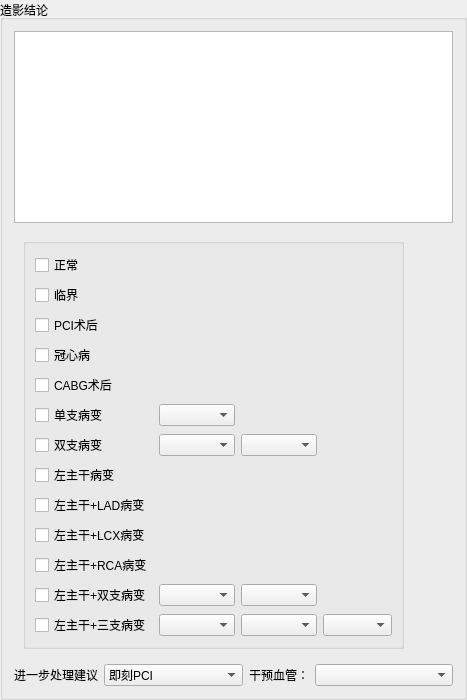
        <widget class="QGroupBox" name="groupBox">
         <property name="title">
          <string>造影结论</string>
         </property>
         <layout class="QVBoxLayout" name="verticalLayout_8">
          <item>
           <widget class="QTextEdit" name="m_txtZYJL"/>
          </item>
          <item>
           <widget class="QWidget" name="GW_Conclusion" native="true">
            <layout class="QGridLayout" name="gridLayout">
             <item row="0" column="0">
              <widget class="QGroupBox" name="groupBox_11">
               <property name="title">
                <string/>
               </property>
               <layout class="QGridLayout" name="gridLayout_4">
                <item row="8" column="0">
                 <widget class="QCheckBox" name="m_ckbZYMJL_LeftLAD">
                  <property name="text">
                   <string>左主干+LAD病变</string>
                  </property>
                 </widget>
                </item>
                <item row="7" column="0">
                 <widget class="QCheckBox" name="m_ckbZYMJL_ZZG">
                  <property name="text">
                   <string>左主干病变</string>
                  </property>
                 </widget>
                </item>
                <item row="12" column="1">
                 <widget class="QComboBox" name="m_cmbLeftThreefirst">
                  <item>
                   <property name="text">
                    <string/>
                   </property>
                  </item>
                  <item>
                   <property name="text">
                    <string>RCA</string>
                   </property>
                  </item>
                  <item>
                   <property name="text">
                    <string>AM1</string>
                   </property>
                  </item>
                  <item>
                   <property name="text">
                    <string>AM2</string>
                   </property>
                  </item>
                  <item>
                   <property name="text">
                    <string>RPDA</string>
                   </property>
                  </item>
                  <item>
                   <property name="text">
                    <string>RPLS</string>
                   </property>
                  </item>
                  <item>
                   <property name="text">
                    <string>LM</string>
                   </property>
                  </item>
                  <item>
                   <property name="text">
                    <string>LAD</string>
                   </property>
                  </item>
                  <item>
                   <property name="text">
                    <string>D1</string>
                   </property>
                  </item>
                  <item>
                   <property name="text">
                    <string>D2</string>
                   </property>
                  </item>
                  <item>
                   <property name="text">
                    <string>LCX</string>
                   </property>
                  </item>
                  <item>
                   <property name="text">
                    <string>LMD</string>
                   </property>
                  </item>
                  <item>
                   <property name="text">
                    <string>S1</string>
                   </property>
                  </item>
                  <item>
                   <property name="text">
                    <string>PL</string>
                   </property>
                  </item>
                  <item>
                   <property name="text">
                    <string>LPDA</string>
                   </property>
                  </item>
                  <item>
                   <property name="text">
                    <string>LPLS</string>
                   </property>
                  </item>
                  <item>
                   <property name="text">
                    <string>Ramous</string>
                   </property>
                  </item>
                 </widget>
                </item>
                <item row="12" column="4">
                 <widget class="QComboBox" name="m_cmbLeftThreeThird">
                  <item>
                   <property name="text">
                    <string/>
                   </property>
                  </item>
                  <item>
                   <property name="text">
                    <string>RCA</string>
                   </property>
                  </item>
                  <item>
                   <property name="text">
                    <string>AM1</string>
                   </property>
                  </item>
                  <item>
                   <property name="text">
                    <string>AM2</string>
                   </property>
                  </item>
                  <item>
                   <property name="text">
                    <string>RPDA</string>
                   </property>
                  </item>
                  <item>
                   <property name="text">
                    <string>RPLS</string>
                   </property>
                  </item>
                  <item>
                   <property name="text">
                    <string>LM</string>
                   </property>
                  </item>
                  <item>
                   <property name="text">
                    <string>LAD</string>
                   </property>
                  </item>
                  <item>
                   <property name="text">
                    <string>D1</string>
                   </property>
                  </item>
                  <item>
                   <property name="text">
                    <string>D2</string>
                   </property>
                  </item>
                  <item>
                   <property name="text">
                    <string>LCX</string>
                   </property>
                  </item>
                  <item>
                   <property name="text">
                    <string>LMD</string>
                   </property>
                  </item>
                  <item>
                   <property name="text">
                    <string>S1</string>
                   </property>
                  </item>
                  <item>
                   <property name="text">
                    <string>PL</string>
                   </property>
                  </item>
                  <item>
                   <property name="text">
                    <string>LPDA</string>
                   </property>
                  </item>
                  <item>
                   <property name="text">
                    <string>LPLS</string>
                   </property>
                  </item>
                  <item>
                   <property name="text">
                    <string>Ramus</string>
                   </property>
                  </item>
                 </widget>
                </item>
                <item row="10" column="0">
                 <widget class="QCheckBox" name="m_ckbZYMJL_LeftRCA">
                  <property name="text">
                   <string>左主干+RCA病变</string>
                  </property>
                 </widget>
                </item>
                <item row="3" column="0">
                 <widget class="QCheckBox" name="m_ckbZYMJL_GXB">
                  <property name="text">
                   <string>冠心病</string>
                  </property>
                 </widget>
                </item>
                <item row="4" column="0">
                 <widget class="QCheckBox" name="m_ckbZYMJL_CABG">
                  <property name="text">
                   <string>CABG术后</string>
                  </property>
                 </widget>
                </item>
                <item row="9" column="0">
                 <widget class="QCheckBox" name="m_ckbZYMJL_LeftLCX">
                  <property name="text">
                   <string>左主干+LCX病变</string>
                  </property>
                 </widget>
                </item>
                <item row="11" column="1">
                 <widget class="QComboBox" name="m_cmbLeftDoubleFirst">
                  <item>
                   <property name="text">
                    <string/>
                   </property>
                  </item>
                  <item>
                   <property name="text">
                    <string>RCA</string>
                   </property>
                  </item>
                  <item>
                   <property name="text">
                    <string>AM1</string>
                   </property>
                  </item>
                  <item>
                   <property name="text">
                    <string>AM2</string>
                   </property>
                  </item>
                  <item>
                   <property name="text">
                    <string>RPDA</string>
                   </property>
                  </item>
                  <item>
                   <property name="text">
                    <string>RPLS</string>
                   </property>
                  </item>
                  <item>
                   <property name="text">
                    <string>LM</string>
                   </property>
                  </item>
                  <item>
                   <property name="text">
                    <string>LAD</string>
                   </property>
                  </item>
                  <item>
                   <property name="text">
                    <string>D1</string>
                   </property>
                  </item>
                  <item>
                   <property name="text">
                    <string>D2</string>
                   </property>
                  </item>
                  <item>
                   <property name="text">
                    <string>LCX</string>
                   </property>
                  </item>
                  <item>
                   <property name="text">
                    <string>LMD</string>
                   </property>
                  </item>
                  <item>
                   <property name="text">
                    <string>S1</string>
                   </property>
                  </item>
                  <item>
                   <property name="text">
                    <string>PL</string>
                   </property>
                  </item>
                  <item>
                   <property name="text">
                    <string>LPDA</string>
                   </property>
                  </item>
                  <item>
                   <property name="text">
                    <string>LPLS</string>
                   </property>
                  </item>
                  <item>
                   <property name="text">
                    <string>Ramus</string>
                   </property>
                  </item>
                 </widget>
                </item>
                <item row="5" column="1">
                 <widget class="QComboBox" name="m_cmbDZBB">
                  <property name="duplicatesEnabled">
                   <bool>false</bool>
                  </property>
                  <item>
                   <property name="text">
                    <string/>
                   </property>
                  </item>
                  <item>
                   <property name="text">
                    <string>RCA</string>
                   </property>
                  </item>
                  <item>
                   <property name="text">
                    <string>AM1</string>
                   </property>
                  </item>
                  <item>
                   <property name="text">
                    <string>AM2</string>
                   </property>
                  </item>
                  <item>
                   <property name="text">
                    <string>RPDA</string>
                   </property>
                  </item>
                  <item>
                   <property name="text">
                    <string>RPLS</string>
                   </property>
                  </item>
                  <item>
                   <property name="text">
                    <string>LM</string>
                   </property>
                  </item>
                  <item>
                   <property name="text">
                    <string>LAD</string>
                   </property>
                  </item>
                  <item>
                   <property name="text">
                    <string>D1</string>
                   </property>
                  </item>
                  <item>
                   <property name="text">
                    <string>D2</string>
                   </property>
                  </item>
                  <item>
                   <property name="text">
                    <string>LCX</string>
                   </property>
                  </item>
                  <item>
                   <property name="text">
                    <string>LMD</string>
                   </property>
                  </item>
                  <item>
                   <property name="text">
                    <string>S1</string>
                   </property>
                  </item>
                  <item>
                   <property name="text">
                    <string>PL</string>
                   </property>
                  </item>
                  <item>
                   <property name="text">
                    <string>LPDA</string>
                   </property>
                  </item>
                  <item>
                   <property name="text">
                    <string>LPLS</string>
                   </property>
                  </item>
                  <item>
                   <property name="text">
                    <string>Ramus</string>
                   </property>
                  </item>
                 </widget>
                </item>
                <item row="1" column="0">
                 <widget class="QCheckBox" name="m_ckbZYJL_LJ">
                  <property name="text">
                   <string>临界</string>
                  </property>
                 </widget>
                </item>
                <item row="6" column="0">
                 <widget class="QCheckBox" name="m_ckbZYMJL_SZBB">
                  <property name="text">
                   <string>双支病变</string>
                  </property>
                 </widget>
                </item>
                <item row="11" column="0">
                 <widget class="QCheckBox" name="m_ckbZYMJL_LeftDouble">
                  <property name="text">
                   <string>左主干+双支病变</string>
                  </property>
                 </widget>
                </item>
                <item row="12" column="0">
                 <widget class="QCheckBox" name="m_ckbZYMJL_LeftThree">
                  <property name="text">
                   <string>左主干+三支病变</string>
                  </property>
                 </widget>
                </item>
                <item row="0" column="0">
                 <widget class="QCheckBox" name="m_ckbZYJL_ZC">
                  <property name="text">
                   <string>正常</string>
                  </property>
                 </widget>
                </item>
                <item row="2" column="0">
                 <widget class="QCheckBox" name="m_ckbZYMJL_PCI">
                  <property name="text">
                   <string>PCI术后</string>
                  </property>
                 </widget>
                </item>
                <item row="6" column="1">
                 <widget class="QComboBox" name="m_cmbSZBBFirst">
                  <item>
                   <property name="text">
                    <string/>
                   </property>
                  </item>
                  <item>
                   <property name="text">
                    <string>RCA</string>
                   </property>
                  </item>
                  <item>
                   <property name="text">
                    <string>AM1</string>
                   </property>
                  </item>
                  <item>
                   <property name="text">
                    <string>AM2</string>
                   </property>
                  </item>
                  <item>
                   <property name="text">
                    <string>RPDA</string>
                   </property>
                  </item>
                  <item>
                   <property name="text">
                    <string>RPLS</string>
                   </property>
                  </item>
                  <item>
                   <property name="text">
                    <string>LM</string>
                   </property>
                  </item>
                  <item>
                   <property name="text">
                    <string>LAD</string>
                   </property>
                  </item>
                  <item>
                   <property name="text">
                    <string>D1</string>
                   </property>
                  </item>
                  <item>
                   <property name="text">
                    <string>D2</string>
                   </property>
                  </item>
                  <item>
                   <property name="text">
                    <string>LCX</string>
                   </property>
                  </item>
                  <item>
                   <property name="text">
                    <string>LMD</string>
                   </property>
                  </item>
                  <item>
                   <property name="text">
                    <string>S1</string>
                   </property>
                  </item>
                  <item>
                   <property name="text">
                    <string>PL</string>
                   </property>
                  </item>
                  <item>
                   <property name="text">
                    <string>LPDA</string>
                   </property>
                  </item>
                  <item>
                   <property name="text">
                    <string>LPLS</string>
                   </property>
                  </item>
                  <item>
                   <property name="text">
                    <string>Ramus</string>
                   </property>
                  </item>
                 </widget>
                </item>
                <item row="5" column="0">
                 <widget class="QCheckBox" name="m_ckbZYMJL_DZBB">
                  <property name="text">
                   <string>单支病变</string>
                  </property>
                 </widget>
                </item>
                <item row="12" column="2">
                 <widget class="QComboBox" name="m_cmbLeftThreeSecond">
                  <item>
                   <property name="text">
                    <string/>
                   </property>
                  </item>
                  <item>
                   <property name="text">
                    <string>RCA</string>
                   </property>
                  </item>
                  <item>
                   <property name="text">
                    <string>AM1</string>
                   </property>
                  </item>
                  <item>
                   <property name="text">
                    <string>AM2</string>
                   </property>
                  </item>
                  <item>
                   <property name="text">
                    <string>RPDA</string>
                   </property>
                  </item>
                  <item>
                   <property name="text">
                    <string>RPLS</string>
                   </property>
                  </item>
                  <item>
                   <property name="text">
                    <string>LM</string>
                   </property>
                  </item>
                  <item>
                   <property name="text">
                    <string>LAD</string>
                   </property>
                  </item>
                  <item>
                   <property name="text">
                    <string>D1</string>
                   </property>
                  </item>
                  <item>
                   <property name="text">
                    <string>D2</string>
                   </property>
                  </item>
                  <item>
                   <property name="text">
                    <string>LCX</string>
                   </property>
                  </item>
                  <item>
                   <property name="text">
                    <string>LMD</string>
                   </property>
                  </item>
                  <item>
                   <property name="text">
                    <string>S1</string>
                   </property>
                  </item>
                  <item>
                   <property name="text">
                    <string>PL</string>
                   </property>
                  </item>
                  <item>
                   <property name="text">
                    <string>LPDA</string>
                   </property>
                  </item>
                  <item>
                   <property name="text">
                    <string>LPLS</string>
                   </property>
                  </item>
                  <item>
                   <property name="text">
                    <string>Ramous</string>
                   </property>
                  </item>
                 </widget>
                </item>
                <item row="11" column="2">
                 <widget class="QComboBox" name="m_cmbLeftDoubleSecond">
                  <item>
                   <property name="text">
                    <string/>
                   </property>
                  </item>
                  <item>
                   <property name="text">
                    <string>RCA</string>
                   </property>
                  </item>
                  <item>
                   <property name="text">
                    <string>AM1</string>
                   </property>
                  </item>
                  <item>
                   <property name="text">
                    <string>AM2</string>
                   </property>
                  </item>
                  <item>
                   <property name="text">
                    <string>RPDA</string>
                   </property>
                  </item>
                  <item>
                   <property name="text">
                    <string>RPLS</string>
                   </property>
                  </item>
                  <item>
                   <property name="text">
                    <string>LM</string>
                   </property>
                  </item>
                  <item>
                   <property name="text">
                    <string>LAD</string>
                   </property>
                  </item>
                  <item>
                   <property name="text">
                    <string>D1</string>
                   </property>
                  </item>
                  <item>
                   <property name="text">
                    <string>D2</string>
                   </property>
                  </item>
                  <item>
                   <property name="text">
                    <string>LCX</string>
                   </property>
                  </item>
                  <item>
                   <property name="text">
                    <string>LMD</string>
                   </property>
                  </item>
                  <item>
                   <property name="text">
                    <string>S1</string>
                   </property>
                  </item>
                  <item>
                   <property name="text">
                    <string>PL</string>
                   </property>
                  </item>
                  <item>
                   <property name="text">
                    <string>LPDA</string>
                   </property>
                  </item>
                  <item>
                   <property name="text">
                    <string>LPLS</string>
                   </property>
                  </item>
                  <item>
                   <property name="text">
                    <string>Ramus</string>
                   </property>
                  </item>
                 </widget>
                </item>
                <item row="6" column="2">
                 <widget class="QComboBox" name="m_cmbSZBBSecond">
                  <item>
                   <property name="text">
                    <string/>
                   </property>
                  </item>
                  <item>
                   <property name="text">
                    <string>RCA</string>
                   </property>
                  </item>
                  <item>
                   <property name="text">
                    <string>AM1</string>
                   </property>
                  </item>
                  <item>
                   <property name="text">
                    <string>AM2</string>
                   </property>
                  </item>
                  <item>
                   <property name="text">
                    <string>RPDA</string>
                   </property>
                  </item>
                  <item>
                   <property name="text">
                    <string>RPLS</string>
                   </property>
                  </item>
                  <item>
                   <property name="text">
                    <string>LM</string>
                   </property>
                  </item>
                  <item>
                   <property name="text">
                    <string>LAD</string>
                   </property>
                  </item>
                  <item>
                   <property name="text">
                    <string>D1</string>
                   </property>
                  </item>
                  <item>
                   <property name="text">
                    <string>D2</string>
                   </property>
                  </item>
                  <item>
                   <property name="text">
                    <string>LCX</string>
                   </property>
                  </item>
                  <item>
                   <property name="text">
                    <string>LMD</string>
                   </property>
                  </item>
                  <item>
                   <property name="text">
                    <string>S1</string>
                   </property>
                  </item>
                  <item>
                   <property name="text">
                    <string>PL</string>
                   </property>
                  </item>
                  <item>
                   <property name="text">
                    <string>LPDA</string>
                   </property>
                  </item>
                  <item>
                   <property name="text">
                    <string>LPLS</string>
                   </property>
                  </item>
                  <item>
                   <property name="text">
                    <string>Ramus</string>
                   </property>
                  </item>
                  <item>
                   <property name="text">
                    <string/>
                   </property>
                  </item>
                 </widget>
                </item>
               </layout>
              </widget>
             </item>
             <item row="0" column="1">
              <spacer name="horizontalSpacer_9">
               <property name="orientation">
                <enum>Qt::Horizontal</enum>
               </property>
               <property name="sizeHint" stdset="0">
                <size>
                 <width>40</width>
                 <height>20</height>
                </size>
               </property>
              </spacer>
             </item>
            </layout>
           </widget>
          </item>
          <item>
           <widget class="QWidget" name="w_InterventionBloodVessels" native="true">
            <layout class="QHBoxLayout" name="horizontalLayout_11" stretch="0,1,0,1">
             <property name="leftMargin">
              <number>0</number>
             </property>
             <property name="topMargin">
              <number>0</number>
             </property>
             <property name="rightMargin">
              <number>0</number>
             </property>
             <property name="bottomMargin">
              <number>0</number>
             </property>
             <item>
              <widget class="QLabel" name="label_12">
               <property name="text">
                <string>进一步处理建议</string>
               </property>
              </widget>
             </item>
             <item>
              <widget class="QComboBox" name="m_cmbJYBCL">
               <item>
                <property name="text">
                 <string>即刻PCI</string>
                </property>
               </item>
               <item>
                <property name="text">
                 <string>择期PCI</string>
                </property>
               </item>
               <item>
                <property name="text">
                 <string>择期CABG</string>
                </property>
               </item>
               <item>
                <property name="text">
                 <string>不处理</string>
                </property>
               </item>
              </widget>
             </item>
             <item>
              <widget class="QLabel" name="label_13">
               <property name="text">
                <string>干预血管：</string>
               </property>
              </widget>
             </item>
             <item>
              <widget class="QComboBox" name="m_cmbGYXG"/>
             </item>
            </layout>
           </widget>
          </item>
         </layout>
        </widget>
